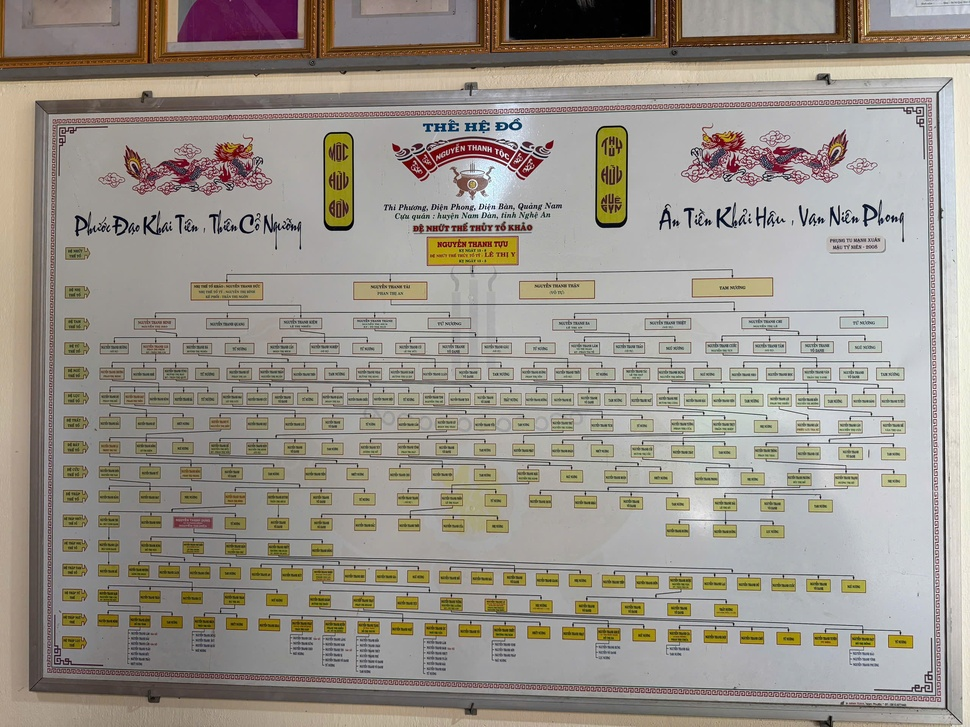
#> input picture input.jpg, 970 x 727 px, shrunk from 2560 x 1920 before the run
$ python grid_overlay.py
#> lines starting #> are read from the running program, lines starting #| are printed output that depends on the picture
from PIL import Image, ImageDraw, ImageFont
import os

img_path = 'input.jpg'
output_path = 'grid_overlay.jpg'

img = Image.open(img_path)
#> img is the input picture: PIL image 970x727 RGB; mean R, G, B 153.8, 148, 139.8
width, height = img.size
#> width = 970; height = 727

draw = ImageDraw.Draw(img)

# Draw grid lines every 200 pixels
step = 200
for x in range(0, width, step):
    draw.line((x, 0, x, height), fill='red', width=2)
    # Add coordinates
    draw.text((x+5, 5), f"X={x}", fill='red')

for y in range(0, height, step):
    draw.line((0, y, width, y), fill='red', width=2)
    draw.text((5, y+5), f"Y={y}", fill='red')

img.save(output_path, 'JPEG', quality=95)
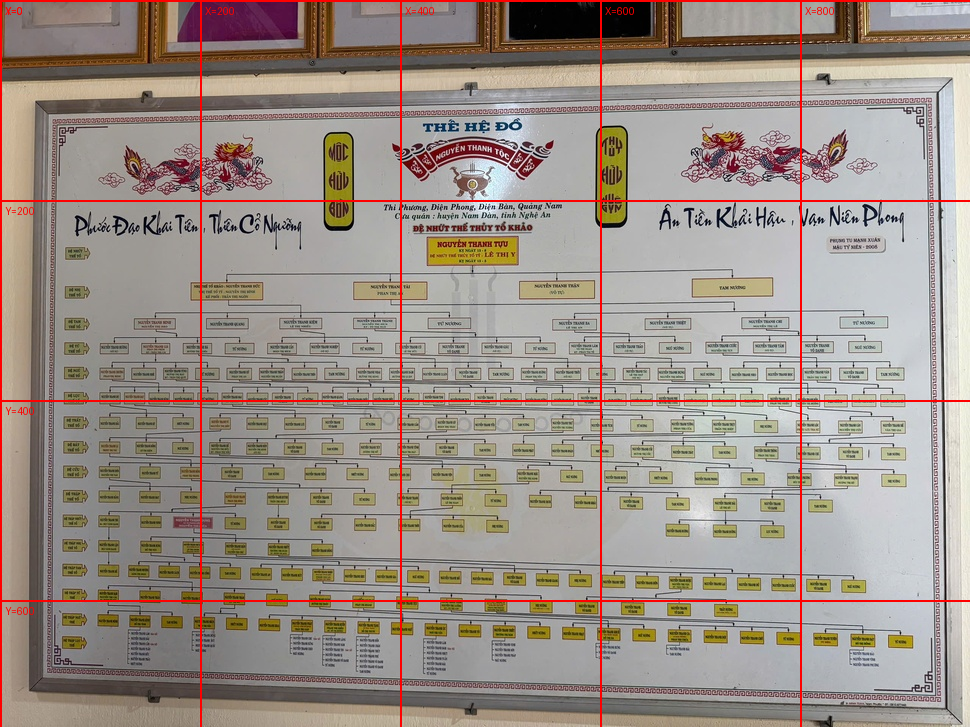
#> saved as grid_overlay.jpg: PIL image 970x727 RGB; mean R, G, B 156.2, 144.9, 136.9
print(f"Saved grid overlay image: {output_path}")
